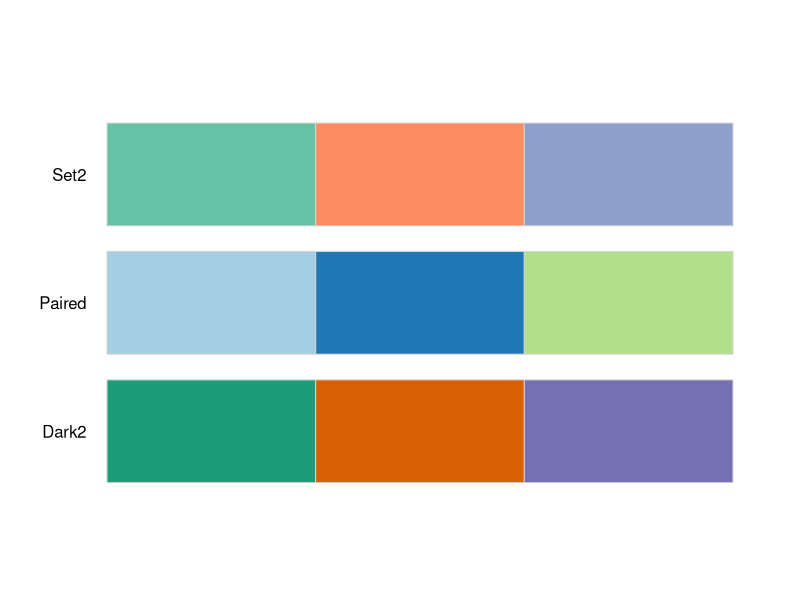
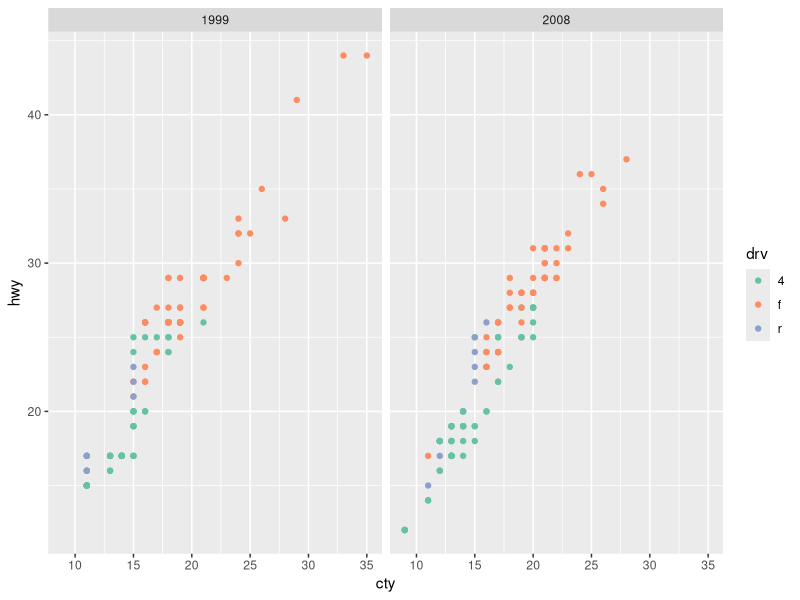
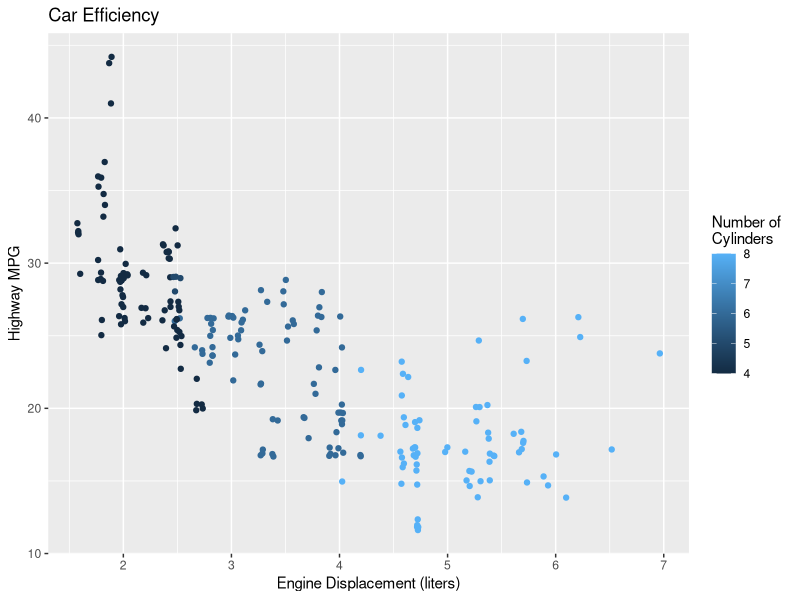

These figures' R source, in order:
## ---- chunk 1
#| label: setup
#| message: false
#| echo: false

library(tidyverse)
library(RColorBrewer)
## ---- chunk 2
#| label: read-data

## ---- chunk 3
display.brewer.all(n = 3, type = "qual" , colorblindFriendly = TRUE)
## ---- chunk 4
mycols <- brewer.pal(n = 3, name = "Set2")
mycols
## ---- chunk 5
data(mpg)

ggplot(data = mpg,
       mapping = aes(x = cty,
                     y = hwy,
                     color = drv)) +
  scale_color_manual(values = mycols) + 
  geom_point() +
  facet_grid(cols = vars(year))
## ---- chunk 6
ggplot(data = mpg) + 
  geom_jitter(mapping = aes(x = displ, 
                            y = hwy, 
                            color = cyl)) + 
  labs(x = "Engine Displacement (liters)", 
       y = "Highway MPG", 
       color = "Number of \nCylinders",
       title = "Car Efficiency")
